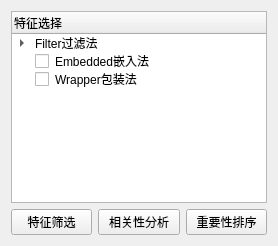
<?xml version="1.0" encoding="UTF-8"?>
<ui version="4.0">
 <class>MdiSubW_featureSelection</class>
 <widget class="QWidget" name="MdiSubW_featureSelection">
  <property name="sizePolicy">
   <sizepolicy hsizetype="Minimum" vsizetype="Minimum">
    <horstretch>0</horstretch>
    <verstretch>0</verstretch>
   </sizepolicy>
  </property>
  <property name="windowTitle">
   <string>Form</string>
  </property>
  <layout class="QVBoxLayout" name="verticalLayout">
   <item>
    <layout class="QVBoxLayout" name="verticalLayout_30">
     <item>
      <widget class="QTreeWidget" name="treeWidget_featureSelection">
       <property name="minimumSize">
        <size>
         <width>0</width>
         <height>0</height>
        </size>
       </property>
       <column>
        <property name="text">
         <string>特征选择</string>
        </property>
       </column>
       <item>
        <property name="text">
         <string>Filter过滤法</string>
        </property>
        <item>
         <property name="text">
          <string>方差过滤</string>
         </property>
         <property name="checkState">
          <enum>Unchecked</enum>
         </property>
        </item>
        <item>
         <property name="text">
          <string>相关性过滤</string>
         </property>
         <item>
          <property name="text">
           <string>卡方过滤</string>
          </property>
          <property name="checkState">
           <enum>Unchecked</enum>
          </property>
         </item>
         <item>
          <property name="text">
           <string>F检验</string>
          </property>
          <property name="checkState">
           <enum>Unchecked</enum>
          </property>
         </item>
         <item>
          <property name="text">
           <string>互信息法</string>
          </property>
          <property name="checkState">
           <enum>Unchecked</enum>
          </property>
         </item>
        </item>
       </item>
       <item>
        <property name="text">
         <string>Embedded嵌入法</string>
        </property>
        <property name="checkState">
         <enum>Unchecked</enum>
        </property>
       </item>
       <item>
        <property name="text">
         <string>Wrapper包装法</string>
        </property>
        <property name="checkState">
         <enum>Unchecked</enum>
        </property>
       </item>
      </widget>
     </item>
     <item>
      <layout class="QHBoxLayout" name="horizontalLayout_8">
       <item>
        <widget class="QPushButton" name="btn_featureSelection">
         <property name="text">
          <string>特征筛选</string>
         </property>
        </widget>
       </item>
       <item>
        <widget class="QPushButton" name="btn_correlationAnalysis">
         <property name="text">
          <string>相关性分析</string>
         </property>
        </widget>
       </item>
       <item>
        <widget class="QPushButton" name="btn_importanceRanking">
         <property name="text">
          <string>重要性排序</string>
         </property>
        </widget>
       </item>
      </layout>
     </item>
    </layout>
   </item>
  </layout>
 </widget>
 <resources/>
 <connections/>
</ui>
